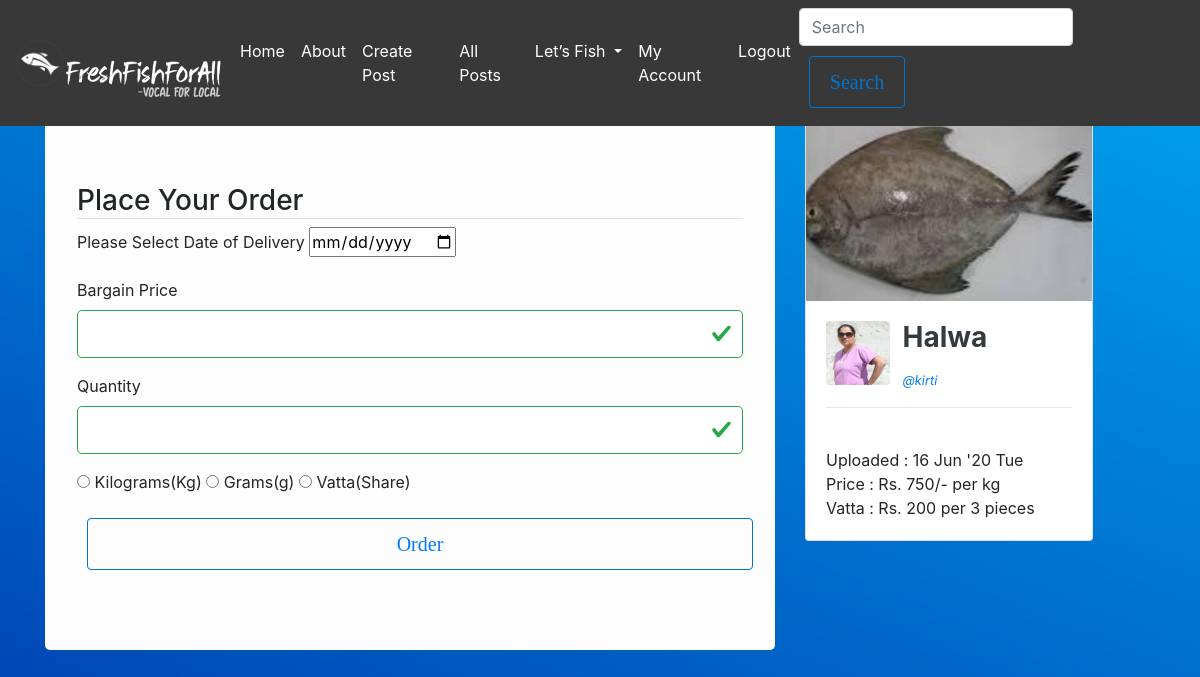
Page /order/new?buyername=saiy&sellername=kirti&fish=4 (signed in) on the committed database.
### flaskblog/models.py (models this page shows, shortened)
class Fish(db.Model):
    id          = db.Column(db.Integer, primary_key = True)
    name        = db.Column(db.String(20), nullable=False)
    upload_date = db.Column(db.DateTime, index=True, nullable=False, default=datetime.utcnow)
    image_file  = db.Column(db.String(20), nullable=False)
    price       = db.Column(db.Integer, nullable=False)
    unit        = db.Column(db.String(20), nullable=False) # kg,g
    size        = db.Column(db.String(20), nullable=False) #Small, Medium, Large
    pc_vatta    = db.Column(db.Integer)
    price_vatta = db.Column(db.Integer)
    isAvailable = db.Column(db.Boolean, nullable=False, default=False)
    orders      = db.relationship('Order', secondary=ords, backref=db.backref('fishes'), lazy='dynamic')
    seller_id   = db.Column(db.Integer, db.ForeignKey('user.id'), nullable=False)

class User(db.Model, UserMixin):
    id            = db.Column(db.Integer, primary_key = True)
    username      = db.Column(db.String(20), unique=True, nullable=False)
    fullname      = db.Column(db.String(60))
    email         = db.Column(db.String(20), unique=True)
    address       = db.Column(db.String(120))
    image_file    = db.Column(db.String(20), nullable=False, default='default.jpg')
    password      = db.Column(db.String(60), nullable=False)
    points        = db.Column(db.Integer)
    posts         = db.relationship('Post', backref='post_author', lazy=True)
    fishes        = db.relationship('Fish', backref='fish_seller', lazy='dynamic')
    mycarousel    = db.relationship('Mycarousel', backref='author', lazy='dynamic')
    followed = db.relationship(
        'User', secondary=followers,
        primaryjoin=(followers.c.follower_id == id),
        secondaryjoin=(followers.c.followed_id == id),
        backref=db.backref('followers', lazy='dynamic'), lazy='dynamic')

### flaskblog/fish/routes.py (the view, shortened to what this page needs)
@fishes.route("/order/new", methods=['GET', 'POST'])
@login_required
def new_order():
    buyer  = User.query.filter_by(username=request.args.get('buyername')).first()
    seller = User.query.filter_by(username=request.args.get('sellername')).first()
    fish   = Fish.query.filter_by(id=request.args.get('fish')).first()
    form = OrderForm()
    return render_template("create_order.html", form=form, buyer=buyer, seller=seller, d=fish)

### flaskblog/fish/forms.py
class OrderForm(FlaskForm):
    date_of_delivery = DateField(label='Please Select Date of Delivery', format='%Y-%m-%d', validators = [DataRequired('Please select Date of Delivery')])
    bargained_price  = IntegerField('Bargain Price')
    quantity         = IntegerField('Quantity')
    unit             = RadioField('Unit', validators=[DataRequired()], choices=[('kg','Kilograms(Kg)'),('g','Grams(g)'),('v','Vatta(Share)')])
    submit           = SubmitField('Order')

### flaskblog/models.py (called while the page is built)
@login_manager.user_loader
def load_user(user_id):
    return User.query.get(int(user_id))

### flaskblog/templates/create_order.html (shortened to what this page needs)
{% extends "layout.html" %}
{% block content %}
<br><br>
<div class="container">
    <div class="row">
        <div class="col-lg-8" >
            <div class="jumbotron bg">
                <form method="POST" action="{{ url_for('fishes.new_order', sellername=seller.username, buyername=buyer.username, fish=d.id) }}" enctype="multipart/form-data">
                    <fieldset class="form-group">
                        <legend class="border-bottom h3">Place Your Order<br></legend>
                        <div class="form-group">
                            {{ form.date_of_delivery.label(class="form-control-label") }}
                            {{ form.date_of_delivery()}}
                        </div>
                        <div class="form-group">
                            {{ form.bargained_price.label(class="form-control-label") }}
                            {% if form.bargained_price.errors %}
                            {{ form.bargained_price(class="form-control form-control-lg is-invalid") }}
                            <div class="invalid-feedback">
                                {% for error in form.bargained_price.errors %}
                                    <span> {{ error }} </span>
                                {% endfor %}
                            </div>
                            {% else %}
                            {{ form.bargained_price(class="form-control form-control-lg is-valid") }}
                            {% endif %}
                        </div>
                        <div class="form-group">
                            {{ form.quantity.label(class="form-control-label") }}
                            {% if form.quantity.errors %}
                            {{ form.quantity(class="form-control form-control-lg is-invalid") }}
                            <div class="invalid-feedback">
                                {% for error in form.quantity.errors %}
                                    <span> {{ error }} </span>
                                {% endfor %}
                            </div>
                            {% else %}
                            {{ form.quantity(class="form-control form-control-lg is-valid") }}
                            {% endif %}
                        </div>
                        <div>
                            {% for subfield in form.unit %}
                            <tr>
                                <td>{{ subfield }}</td>
                                <td>{{ subfield.label }}</td>
                            </tr>
                            {% endfor %}
                        </div>
                    </fieldset>
                    <div class="form-group">
                        {{ form.submit(class="btn btn-outline-primary btn-block")}}
                    </div>
                </form>
            </div>
        </div>
        <div class="col-lg-4" >
                        <div class="card" style="width: 18rem;">
                            <img class="card-img-top img-fluid" src="{{ url_for('static', filename='fish_pics/' + d.image_file) }}" alt="Card image cap" >
                            <div class="card-body">
                              <div style="display:inline-block; vertical-align:top " >
                                <img src="{{ url_for('static', filename='profile_pics/' + d.fish_seller.image_file) }}" alt="64x64" class="mr-2 rounded" style="width: 64px; height: 64px;" data-holder-rendered="true">
                              </div>
                              <div style="display:inline-block">
                                    <h3><strong class="d-block text-dark card-title">{{ d.name }}</strong></h3>
                                <a href="{{ url_for('users.user_popup', username=d.fish_seller.username)}}"><small><i>@{{ d.fish_seller.username }}</i></small></a>
                              </div>
                              <hr>
                              {% if d.isAvailable %}
                                    <b>Stock Available Now <a href="#" class="badge badge-pill badge-success"> New</a></b> <br>
                              {% else %}
                                  <br>
                              {% endif %}
                              Uploaded : {{d.upload_date.strftime("%d") }} {{d.upload_date.strftime("%b") }} '{{ d.upload_date.strftime("%y")}} {{ d.upload_date.strftime("%a")}} <br>
                              Price    : Rs. {{ d.price }}/- per {{ d.unit }} <br>
                              Vatta    : Rs. {{d.price_vatta}} per {{d.pc_vatta}} pieces
                            </div>
                          </div>
                      </div>
        </div>
    </div>
{% endblock content %}

### flaskblog/static/main.css (style rules this page uses)
* { margin:0; padding:0; box-sizing: border-box; clear:left; }
body { min-height: 100vh; clear:left; }
.card-img-top { width: 100%; height: 15vw; object-fit: cover; }
.bg { background-color: rgb(253, 253, 253) ; }
.btn { border : 1px solid#0074d3; background: none; padding: 10px 20px; font-size: 20px; font-family: "montserrat"; cursor: pointer; margin: 10px; transition: 0.5s; position: relative; overflow:hidden; }
.btn::before { content:""; position: absolute; left: 0; width: 100%; height: 0%; background: #0074d3; z-index: -1; transition: 0.5s; }

### rows in the picture
Fish: image_file (picture), name "Halwa", upload_date "16", upload_date "Jun", upload_date "20", upload_date "Tue", price "750", unit "kg", price_vatta "200", pc_vatta "3"
User: image_file (picture), fish_seller.username "kirti"

### other values in the picture
{{ subfield.label }} "Kilograms(Kg)" "Grams(g)" "Vatta(Share)"
